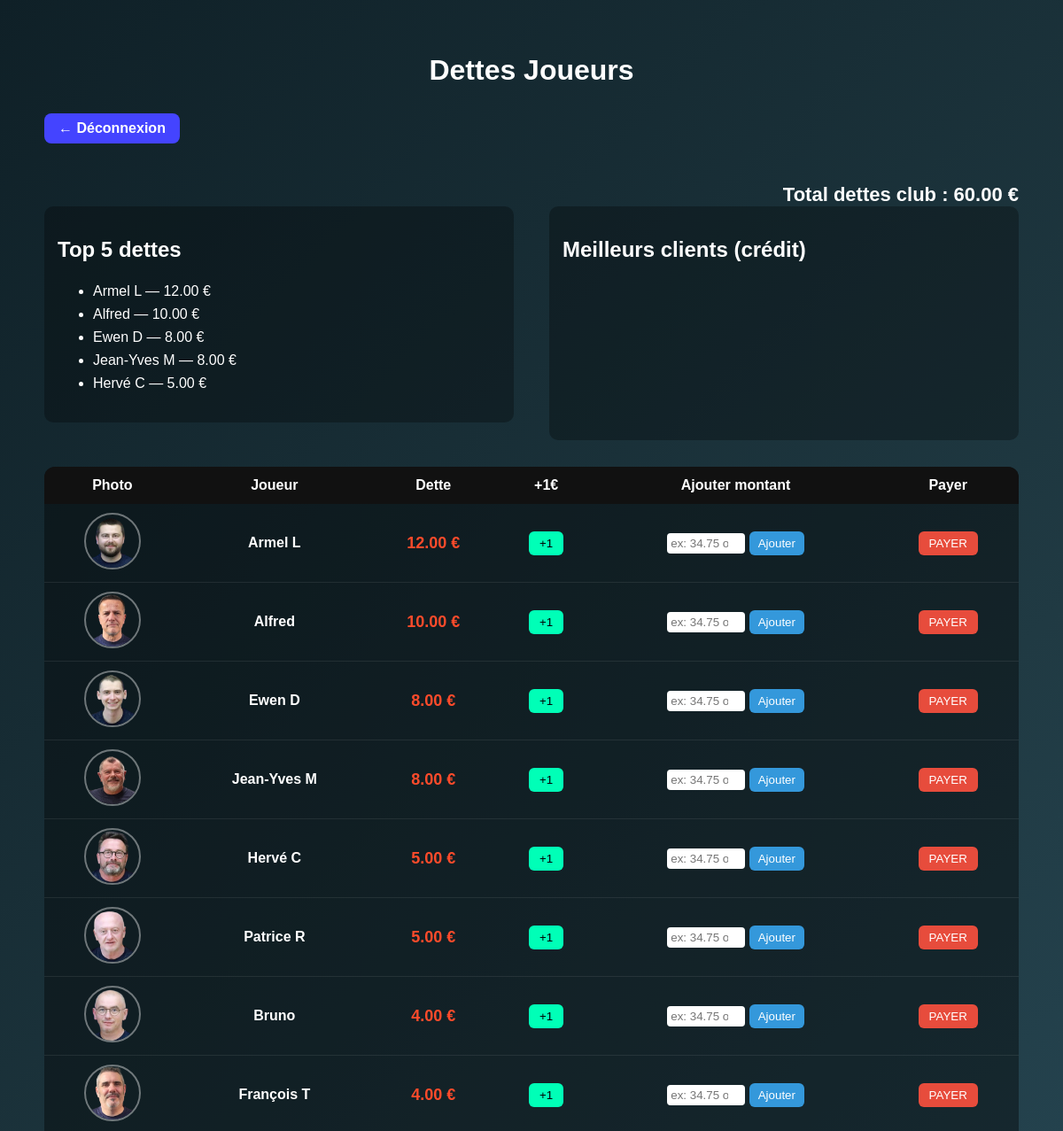
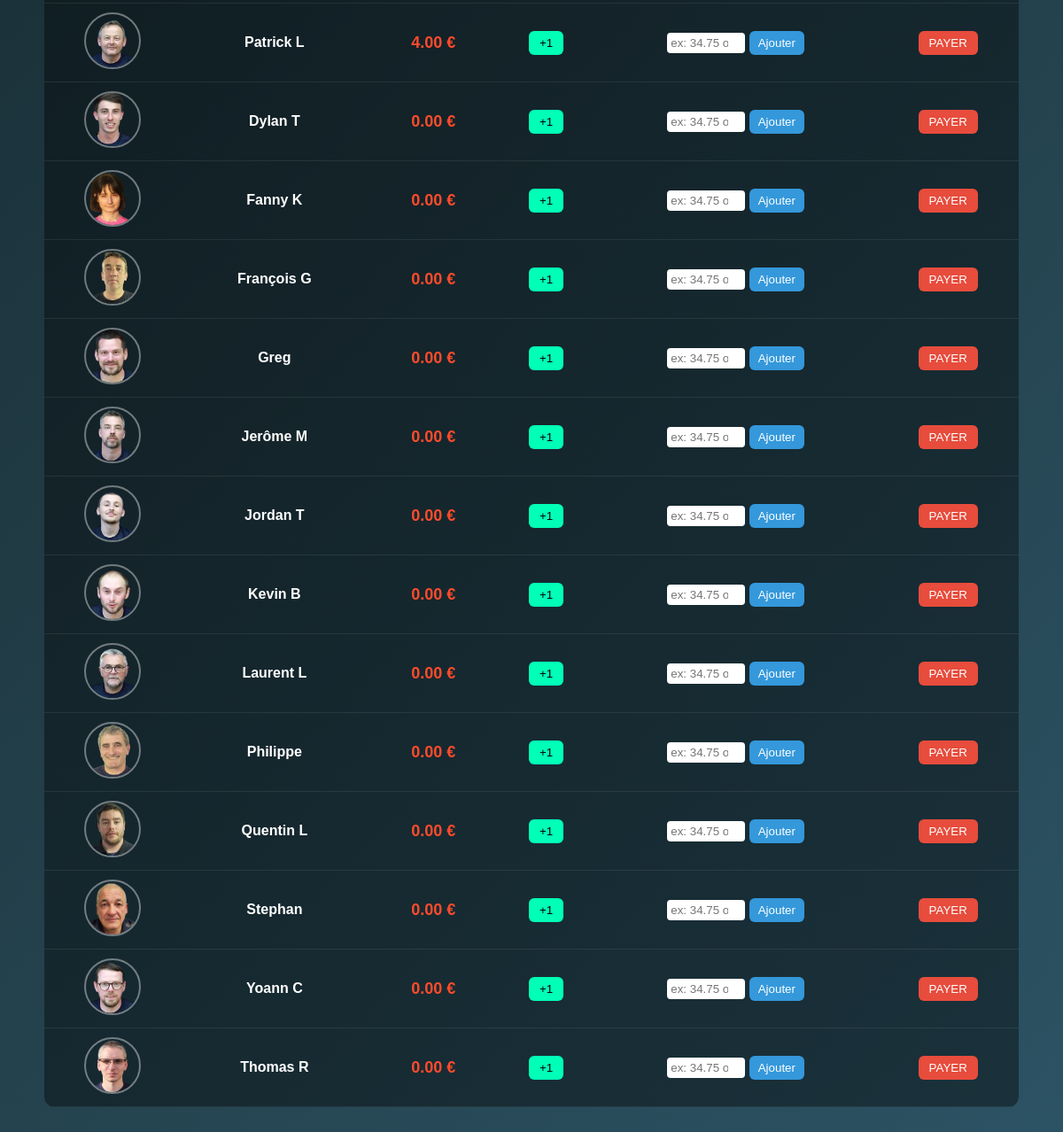
The page /admin/dettes (signed in) on the database its author committed (2 pictures, top to bottom).
### app.py (models this page shows)
class Player(db.Model):
    id = db.Column(db.Integer, primary_key=True)
    name = db.Column(db.String(100))
    photo = db.Column(db.String(200), default="/static/img/default.png")
    sexe = db.Column(db.String(1), default="M")
    actif = db.Column(db.Boolean, default=True)
    team = db.Column(db.String(1))  # "A", "B" ou NULL
    force_team_b = db.Column(db.Boolean, default=False)
    card_background = db.Column(db.String(200))
    card_video = db.Column(db.String(200), nullable=True)
    duel = db.Column(db.Integer, default=0)
    goal = db.Column(db.Integer, default=0)
    goal_won = db.Column(db.Integer, default=0)
    matches = db.Column(db.Integer, default=0)
    matches_duel = db.Column(db.Integer, default=0)
    matches_goal = db.Column(db.Integer, default=0)
    wins = db.Column(db.Integer, default=0)
    losses = db.Column(db.Integer, default=0)
    elo = db.Column(db.Integer, default=1000)
    membre_club = db.Column(db.Boolean, default=True)
    interclub = db.Column(db.Boolean, default=False)
    interclub_wins = db.Column(db.Integer, default=0)
    atelier_duel = db.Column(db.Boolean, default=True)
    atelier_goal = db.Column(db.Boolean, default=True)
    external_club = db.Column(db.String(100))
    club_logo = db.Column(db.String(200))
    dette = db.Column(db.Float, default=0)
    chbb = db.Column(db.Boolean, default=False)
    chbb_count = db.Column(db.Integer, default=3)
    chbb_date1 = db.Column(db.String(50))
    chbb_date2 = db.Column(db.String(50))
    chbb_date3 = db.Column(db.String(50))

### app.py (the view)
@app.route("/admin/dettes")
def admin_dettes():
    if not session.get("dettes_auth"):
        return redirect("/admin/dettes/login")
    joueurs = Player.query.filter_by(
        membre_club=True,
        actif=True
    ).order_by(Player.dette.desc()).all()
    top_dettes = Player.query.filter(
        Player.membre_club == True,
        Player.actif == True,
        Player.dette > 0
    ).order_by(Player.dette.desc()).limit(5).all()
    top_credits = Player.query.filter(
        Player.membre_club == True,
        Player.actif == True,
        Player.dette < 0
    ).order_by(Player.dette.asc()).limit(5).all()
    total_dettes = sum((j.dette or 0) for j in joueurs if (j.dette or 0) > 0)
    return render_template(
        "admin_dettes.html",
        joueurs=joueurs,
        top_dettes=top_dettes,
        top_credits=top_credits,
        total_dettes=total_dettes
    )

### app.py (called while the page is built)
@app.after_request
def add_header(response):
    response.headers["Cache-Control"] = "no-store"
    return response

### templates/admin_dettes.html (shortened to what this page needs)
{% extends "base.html" %}
{% block content %}
<div class="dettes-container">
    <h1>Dettes Joueurs</h1>
    <div style="margin-bottom: 20px;">
        <a href="/admin/dettes/logout" class="btn-back">← Déconnexion</a>
    </div>
    <div class="dettes-total">
        Total dettes club :
        <span>{{ "%.2f"|format(total_dettes) }} €</span>
    </div>
    <div class="dettes-top-columns" style="display:flex; gap:40px; margin-bottom:30px;">
        <div class="dettes-top" style="flex:1; background: rgba(0,0,0,0.3); padding:15px; border-radius:10px;">
            <h2>Top 5 dettes</h2>
            <ul>
                {% for j in top_dettes if j.dette > 0 %}
                <li>{{ j.name }} — {{ "%.2f"|format(j.dette) }} €</li>
                {% endfor %}
            </ul>
        </div>
        <div class="dettes-credit" style="flex:1; background: rgba(0,0,0,0.3); padding:15px; border-radius:10px;">
            <h2>Meilleurs clients (crédit)</h2>
        </div>
    </div>
    <table class="dettes-table-admin">
        <thead>
            <tr>
                <th>Photo</th>
                <th>Joueur</th>
                <th>Dette</th>
                <th>+1€</th>
                <th>Ajouter montant</th>
                <th>Payer</th>
            </tr>
        </thead>
        <tbody>
            {% for joueur in joueurs %}
            <tr>
                <td>
                    <img src="{{ joueur.photo }}" class="dettes-player-photo">
                </td>
                <td class="dettes-player-name">{{ joueur.name }}</td>
                <td class="dettes-player-amount
                    {% if joueur.dette > 0 %}dette-positive{% elif joueur.dette < 0 %}dette-negative{% endif %}">
                    {{ "%.2f"|format(joueur.dette or 0) }} €
                </td>
                <td>
                    <form method="POST" action="/admin/dettes/add_one/{{ joueur.id }}">
                        <button class="dettes-btn-add">+1</button>
                    </form>
                </td>
                <td>
                    <form method="POST" action="/admin/dettes/add/{{ joueur.id }}" class="dettes-form">
                        <input type="number" name="montant" step="0.01" placeholder="ex: 34.75 ou -20" required>
                        <button type="submit">Ajouter</button>
                    </form>
                </td>
                <td>
                    <form method="POST" action="/admin/dettes/pay/{{ joueur.id }}">
                        <button class="dettes-btn-reset">PAYER</button>
                    </form>
                </td>
            </tr>
            {% endfor %}
        </tbody>
    </table>
</div>
{% endblock %}

### static/css/style.css (style rules this page uses)
body { margin: 0; font-family: Arial; }

### static/css/admin_dettes.css (style rules this page uses)
.admin_dettes { background:linear-gradient(135deg,#0f2027,#203a43,#2c5364); min-height:100vh; color:white; }
.admin_dettes .dettes-container { width:1100px; margin:auto; padding:40px 0; }
.admin_dettes h1 { text-align:center; margin-bottom:30px; }
.admin_dettes .dettes-table-admin { width:100%; border-collapse:collapse; background:rgba(0,0,0,0.4); border-radius:12px; overflow:hidden; }
.admin_dettes .dettes-table-admin th { background:#111; padding:12px; }
.admin_dettes .dettes-table-admin td { padding:10px; text-align:center; border-bottom:1px solid rgba(255,255,255,0.08); }
.admin_dettes .dettes-player-photo { width:60px; height:60px; border-radius:50%; object-fit:cover; border:2px solid rgba(255,255,255,0.4); }
.admin_dettes .dettes-player-name { font-weight:bold; }
.admin_dettes .dettes-player-amount { font-size:18px; font-weight:bold; color:#ff4b2b; }
.admin_dettes .dettes-btn-add { background:#00ffb7; border:none; padding:6px 12px; border-radius:6px; cursor:pointer; }
.admin_dettes .dettes-form input { width:80px; padding:4px; border-radius:4px; border:none; }
.admin_dettes .dettes-form button { background:#3498db; border:none; padding:6px 10px; color:white; border-radius:6px; }
.admin_dettes .dette-positive { color:#ff4b2b; font-weight:bold; }
.admin_dettes .dettes-top { background:#111; padding:15px; border-radius:8px; margin-bottom:20px; }
.admin_dettes .dettes-top li { padding:4px 0; }
.admin_dettes .dettes-total { margin-top:20px; font-size:22px; font-weight:bold; text-align:right; }
.admin_dettes .dettes-btn-reset { background:#e74c3c; color:white; border:none; padding:6px 12px; border-radius:6px; cursor:pointer; }
.btn-back { display: inline-block; margin-bottom: 25px; color: #fff; text-decoration: none; background: #4444ff; padding: 8px 16px; border-radius: 8px; font-size: 16px; font-weight: bold; transition: background 0.3s; }

### rows shown on the page
Player: name "Armel L", dette "12.00", photo (picture)
Player: name "Alfred", dette "10.00", photo (picture)
Player: name "Ewen D", dette "8.00", photo (picture)
Player: name "Jean-Yves M", dette "8.00", photo (picture)
Player: name "Hervé C", dette "5.00", photo (picture)
Player: photo (picture), name "Patrice R", dette "5.00"
Player: photo (picture), name "Bruno", dette "4.00"
Player: photo (picture), name "François T", dette "4.00"
Player: photo (picture), name "Patrick L", dette "4.00"
Player: photo (picture), name "Dylan T", dette "0.00"
Player: photo (picture), name "Fanny K", dette "0.00"
Player: photo (picture), name "François G", dette "0.00"
Player: photo (picture), name "Greg", dette "0.00"
Player: photo (picture), name "Jerôme M", dette "0.00"
Player: photo (picture), name "Jordan T", dette "0.00"
Player: photo (picture), name "Kevin B", dette "0.00"
Player: photo (picture), name "Laurent L", dette "0.00"
Player: photo (picture), name "Philippe", dette "0.00"
Player: photo (picture), name "Quentin L", dette "0.00"
Player: photo (picture), name "Stephan", dette "0.00"
Player: photo (picture), name "Yoann C", dette "0.00"
Player: photo (picture), name "Thomas R", dette "0.00"

### other values the page prints
{{ "%.2f"|format(total_dettes) }} "60.00"
